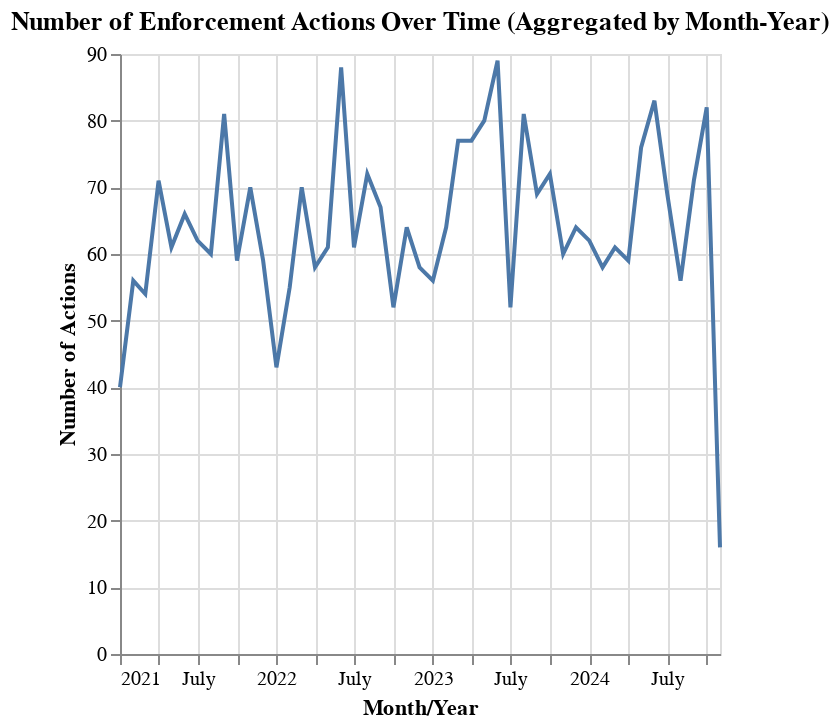

The code cell stored with this chart in its notebook:
### Code cell
import altair as alt

twenty_one['Month_Year'] = twenty_one['Date'].dt.to_period('M').dt.to_timestamp()
monthly_counts = twenty_one.groupby('Month_Year').size().reset_index(name='Count')

line_agg = alt.Chart(monthly_counts).mark_line().encode(
  x = alt.X('Month_Year', title = 'Month/Year'),
  y = alt.Y('Count:Q', title = 'Number of Actions'),
  tooltip=['Month_Year:T', 'Count:Q']
).properties( title = 'Number of Enforcement Actions Over Time (Aggregated by Month-Year)')

line_agg

### Figure 1 — Vega-Lite specification as saved in the notebook (floating-point values rounded to 4 significant figures)
{"config": {"view": {"continuousWidth": 300, "continuousHeight": 300}}, "data": {"name": "data-573861e593bdcceb64bb2440c8f170d7"}, "mark": {"type": "line"}, "encoding": {"tooltip": [{"field": "Month_Year", "type": "temporal"}, {"field": "Count", "type": "quantitative"}], "x": {"field": "Month_Year", "title": "Month/Year", "type": "temporal"}, "y": {"field": "Count", "title": "Number of Actions", "type": "quantitative"}}, "title": "Number of Enforcement Actions Over Time (Aggregated by Month-Year)", "$schema": "https://vega.github.io/schema/vega-lite/v5.8.0.json", "datasets": {"data-573861e593bdcceb64bb2440c8f170d7": [{"Month_Year": "2021-01-01T00:00:00", "Count": 40}, {"Month_Year": "2021-02-01T00:00:00", "Count": 56}, {"Month_Year": "2021-03-01T00:00:00", "Count": 54}, {"Month_Year": "2021-04-01T00:00:00", "Count": 71}, {"Month_Year": "2021-05-01T00:00:00", "Count": 61}, {"Month_Year": "2021-06-01T00:00:00", "Count": 66}, {"Month_Year": "2021-07-01T00:00:00", "Count": 62}, {"Month_Year": "2021-08-01T00:00:00", "Count": 60}, {"Month_Year": "2021-09-01T00:00:00", "Count": 81}, {"Month_Year": "2021-10-01T00:00:00", "Count": 59}, {"Month_Year": "2021-11-01T00:00:00", "Count": 70}, {"Month_Year": "2021-12-01T00:00:00", "Count": 59}, {"Month_Year": "2022-01-01T00:00:00", "Count": 43}, {"Month_Year": "2022-02-01T00:00:00", "Count": 55}, {"Month_Year": "2022-03-01T00:00:00", "Count": 70}, {"Month_Year": "2022-04-01T00:00:00", "Count": 58}, {"Month_Year": "2022-05-01T00:00:00", "Count": 61}, {"Month_Year": "2022-06-01T00:00:00", "Count": 88}, {"Month_Year": "2022-07-01T00:00:00", "Count": 61}, {"Month_Year": "2022-08-01T00:00:00", "Count": 72}, {"Month_Year": "2022-09-01T00:00:00", "Count": 67}, {"Month_Year": "2022-10-01T00:00:00", "Count": 52}, {"Month_Year": "2022-11-01T00:00:00", "Count": 64}, {"Month_Year": "2022-12-01T00:00:00", "Count": 58}, {"Month_Year": "2023-01-01T00:00:00", "Count": 56}, {"Month_Year": "2023-02-01T00:00:00", "Count": 64}, {"Month_Year": "2023-03-01T00:00:00", "Count": 77}, {"Month_Year": "2023-04-01T00:00:00", "Count": 77}, {"Month_Year": "2023-05-01T00:00:00", "Count": 80}, {"Month_Year": "2023-06-01T00:00:00", "Count": 89}, {"Month_Year": "2023-07-01T00:00:00", "Count": 52}, {"Month_Year": "2023-08-01T00:00:00", "Count": 81}, {"Month_Year": "2023-09-01T00:00:00", "Count": 69}, {"Month_Year": "2023-10-01T00:00:00", "Count": 72}, {"Month_Year": "2023-11-01T00:00:00", "Count": 60}, {"Month_Year": "2023-12-01T00:00:00", "Count": 64}, {"Month_Year": "2024-01-01T00:00:00", "Count": 62}, {"Month_Year": "2024-02-01T00:00:00", "Count": 58}, {"Month_Year": "2024-03-01T00:00:00", "Count": 61}, {"Month_Year": "2024-04-01T00:00:00", "Count": 59}, {"Month_Year": "2024-05-01T00:00:00", "Count": 76}, {"Month_Year": "2024-06-01T00:00:00", "Count": 83}, {"Month_Year": "2024-07-01T00:00:00", "Count": 69}, {"Month_Year": "2024-08-01T00:00:00", "Count": 56}, {"Month_Year": "2024-09-01T00:00:00", "Count": 71}, {"Month_Year": "2024-10-01T00:00:00", "Count": 82}, {"Month_Year": "2024-11-01T00:00:00", "Count": 16}]}}
